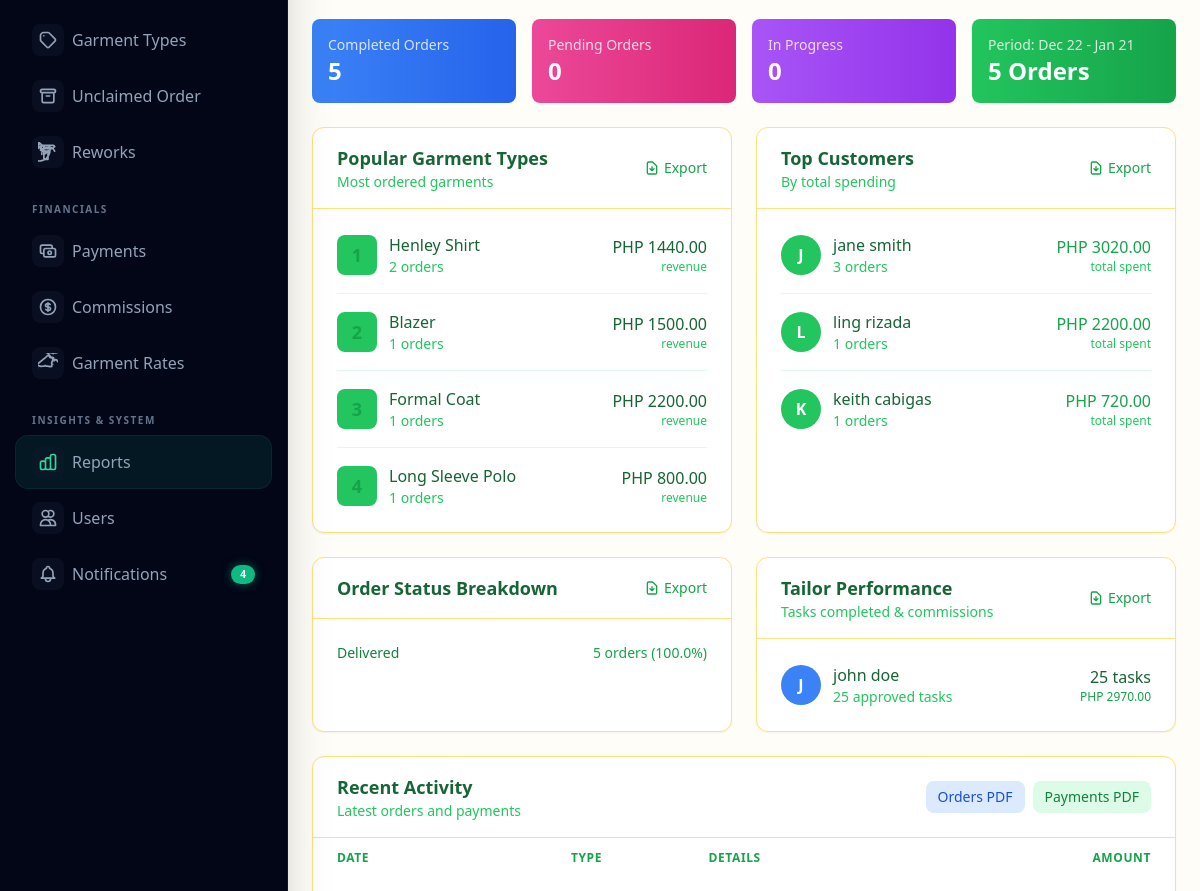
/reports/ (signed in, middle part), run on an earlier commit of the app's database.
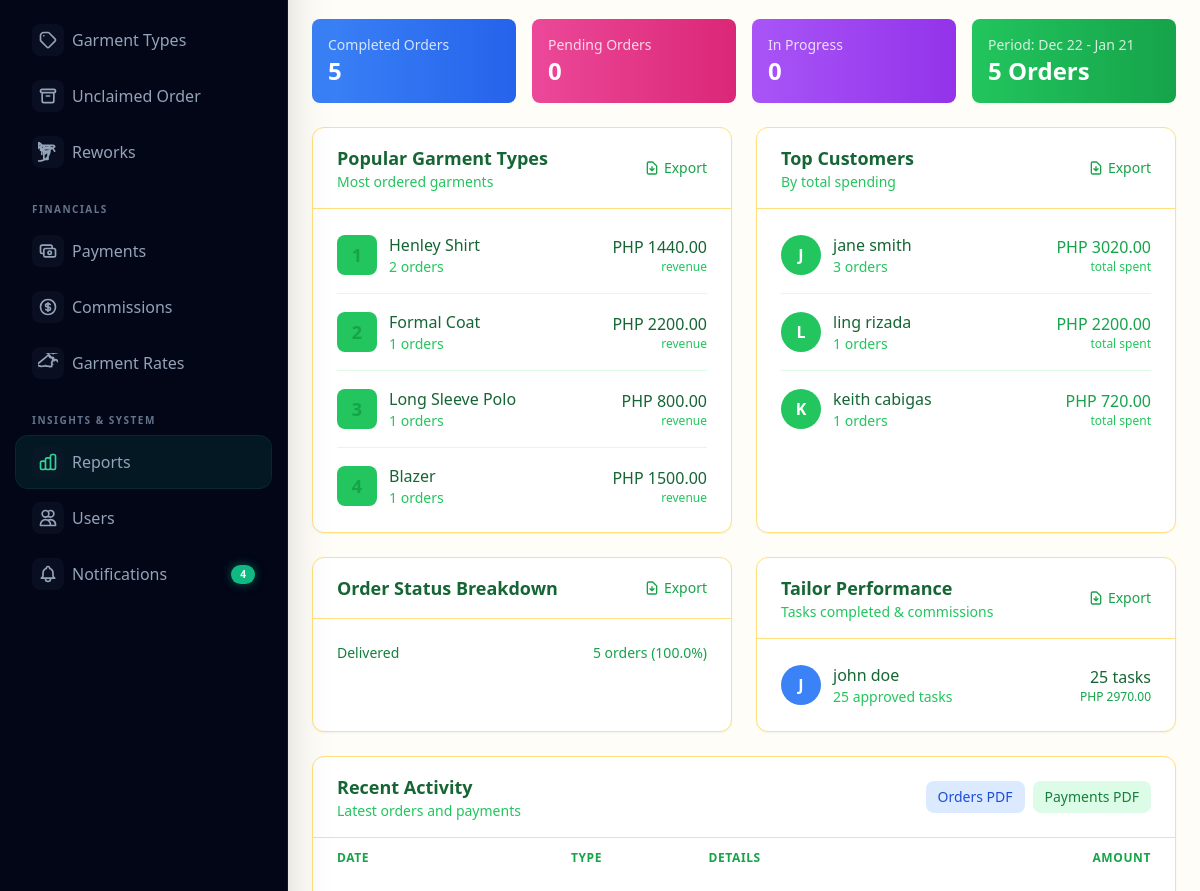
And on a later commit of the database.
### core/models.py (models this page shows, shortened)
class GarmentType(models.Model):
    name = models.CharField(max_length=200)
    description = models.TextField(blank=True)
    garment_category = models.CharField(
        max_length=20,
        choices=[
            ('upper', 'Upper Body'),
            ('lower', 'Lower Body'),
            ('both', 'Upper & Lower (Both)'),
        ],
        default='upper',
        help_text="Category of garment for measurement purposes"
    )
    estimated_fabric_meters = models.DecimalField(
        max_digits=5,
        decimal_places=2,
        help_text="Estimated fabric meters required per garment"
    )
    base_price = models.DecimalField(
        max_digits=10,
        decimal_places=2,
        default=0,
        help_text="Base tailoring price"
    )
    default_tailor = models.ForeignKey(
        User,
        on_delete=models.SET_NULL,
        null=True,
        blank=True,
        related_name='specialized_garments',
        help_text="Default tailor for this garment type"
    )
    created_at = models.DateTimeField(auto_now_add=True)
    updated_at = models.DateTimeField(auto_now=True)
    class Meta:
        ordering = ['name']

class Customer(models.Model):
    name = models.CharField(max_length=200)
    contact_number = models.CharField(max_length=20)
    address = models.TextField(blank=True)
    email = models.EmailField(blank=True)
    created_at = models.DateTimeField(auto_now_add=True)
    updated_at = models.DateTimeField(auto_now=True)
    class Meta:
        ordering = ['-created_at']

### core/views.py (the view)
    def wrapper(request, *args, **kwargs):
        if not request.user.is_authenticated:
            return redirect("login")
        if not hasattr(request.user, "profile") or not request.user.profile.is_admin:
            messages.error(request, "Admin access required.")
            return redirect("dashboard")
        return view_func(request, *args, **kwargs)

### core/context_processors.py (called while the page is built)
def shop_info(request):
    return {
        'SHOP_NAME': getattr(settings, 'SHOP_NAME', 'El Senior Original Tailoring'),
        'SHOP_ADDRESS': getattr(settings, 'SHOP_ADDRESS', ''),
        'SHOP_PHONE': getattr(settings, 'SHOP_PHONE', ''),
    }

def notifications(request):
    if not request.user.is_authenticated:
        return {
            'unread_notification_count': 0,
            'recent_notifications': [],
            'has_unread_notifications': False,
        }
    from .models import Notification
    unread_count = Notification.get_unread_count(request.user)
    recent_notifications = Notification.get_recent_notifications(request.user, limit=10)
    urgent_count = Notification.objects.filter(
        recipient=request.user,
        is_read=False,
        priority__in=['urgent', 'high']
    ).count()
    return {
        'unread_notification_count': unread_count,
        'recent_notifications': recent_notifications,
        'has_unread_notifications': unread_count > 0,
        'urgent_notification_count': urgent_count,
        'has_urgent_notifications': urgent_count > 0,
    }

### core/models.py (called while the page is built)
    @property
    def is_admin(self):
        return self.role == 'admin'

### templates/reports/dashboard.html (shortened to what the changed rows need)
{% extends 'base.html' %}
{% block content %}
<div class="space-y-6">
    <div class="grid grid-cols-1 lg:grid-cols-2 gap-6">
        <div class="bg-white rounded-xl shadow-sm border border-cream-500">
            <div class="px-6 py-4 border-b border-cream-500 flex items-center justify-between">
                <div>
                    <h2 class="text-lg font-semibold text-green-800">Popular Garment Types</h2>
                </div>
            </div>
            <div class="p-6">
                {% if popular_garments %}
                <div class="space-y-4">
                    {% for garment in popular_garments %}
                    <div class="flex items-center justify-between">
                        <div class="flex items-center space-x-3">
                            <div class="w-10 h-10 bg-green-500 rounded-lg flex items-center justify-center">
                                <span class="text-lg font-bold text-green-600">{{ forloop.counter }}</span>
                            </div>
                            <div>
                                <p class="font-medium text-green-800">{{ garment.name }}</p>
                                <p class="text-sm text-green-500">{{ garment.order_count }} orders</p>
                            </div>
                        </div>
                        <div class="text-right">
                            <p class="font-medium text-green-800">PHP {{ garment.total_revenue|floatformat:2|default:"0.00" }}</p>
                            <p class="text-xs text-green-500">revenue</p>
                        </div>
                    </div>
                    {% if not forloop.last %}
                    <hr class="border-green-100">
                    {% endif %}
                    {% endfor %}
                </div>
                {% else %}
                <p class="text-green-500 text-center py-8">No data available for this period</p>
                {% endif %}
            </div>
        </div>
        <div class="bg-white rounded-xl shadow-sm border border-cream-500">
            <div class="px-6 py-4 border-b border-cream-500 flex items-center justify-between">
                <div>
                    <h2 class="text-lg font-semibold text-green-800">Top Customers</h2>
                </div>
            </div>
            <div class="p-6">
                {% if top_customers %}
                <div class="space-y-4">
                    {% for customer in top_customers %}
                    <div class="flex items-center justify-between">
                        <div class="flex items-center space-x-3">
                            <div
                                class="w-10 h-10 bg-green-500 rounded-full flex items-center justify-center text-white font-semibold">
                                {{ customer.name|slice:":1"|upper }}
                            </div>
                            <div>
                                <a href="{% url 'customer_detail' customer.pk %}"
                                    class="font-medium text-green-800 hover:text-green-600">
                                    {{ customer.name }}
                                </a>
                                <p class="text-sm text-green-500">{{ customer.order_count }} orders</p>
                            </div>
                        </div>
                        <div class="text-right">
                            <p class="font-medium text-green-600">PHP {{ customer.total_spent|floatformat:2|default:"0.00" }}</p>
                            <p class="text-xs text-green-500">total spent</p>
                        </div>
                    </div>
                    {% if not forloop.last %}
                    <hr class="border-green-100">
                    {% endif %}
                    {% endfor %}
                </div>
                {% else %}
                <p class="text-green-500 text-center py-8">No data available for this period</p>
                {% endif %}
            </div>
        </div>
    </div>
    <div class="grid grid-cols-1 lg:grid-cols-2 gap-6">
        <div class="bg-white rounded-xl shadow-sm border border-cream-500">
            <div class="px-6 py-4 border-b border-cream-500 flex items-center justify-between">
                <h2 class="text-lg font-semibold text-green-800">Order Status Breakdown</h2>
            </div>
            <div class="p-6">
                <div class="space-y-4">
                    {% for status in order_status_breakdown %}
                    <div>
                        <div class="flex justify-between text-sm mb-1">
                            <span class="text-green-700 capitalize">{{ status.status|title }}</span>
                            <span class="text-green-600 font-medium">{{ status.count }} orders ({{ status.percentage|floatformat:1 }}%)</span>
                        </div>
                        <div class="w-full bg-cream-5000 rounded-full h-2">
                            <div class="h-2 rounded-full
                                {% if status.status == 'completed' or status.status == 'claimed' %}bg-green-500
                                {% elif status.status == 'in_progress' %}bg-blue-500
                                {% elif status.status == 'pending' %}bg-pink-500
                                {% else %}bg-salmon-500{% endif %}" style="width: {{ status.percentage }}%"></div>
                        </div>
                    </div>
                    {% empty %}
                    <p class="text-green-500 text-center py-4">No orders in this period</p>
                    {% endfor %}
                </div>
            </div>
        </div>
        <div class="bg-white rounded-xl shadow-sm border border-cream-500">
            <div class="px-6 py-4 border-b border-cream-500 flex items-center justify-between">
                <div>
                    <h2 class="text-lg font-semibold text-green-800">Tailor Performance</h2>
                </div>
            </div>
            <div class="p-6">
                {% if tailor_performance %}
                <div class="space-y-4">
                    {% for tailor in tailor_performance %}
                    <div class="flex items-center justify-between">
                        <div class="flex items-center space-x-3">
                            <div
                                class="w-10 h-10 bg-blue-500 rounded-full flex items-center justify-center text-white font-semibold">
                                {{ tailor.first_name|slice:":1"|upper|default:tailor.username|slice:":1"|upper }}
                            </div>
                            <div>
                                <p class="font-medium text-green-800">{{ tailor.get_full_name|default:tailor.username }}
                                </p>
                                <p class="text-sm text-green-500">{{ tailor.approved_count }} approved tasks</p>
                            </div>
                        </div>
                        <div class="text-right">
                            <p class="font-medium text-green-800">{{ tailor.total_tasks }} tasks</p>
                            {% if tailor.total_commission %}
                            <p class="text-xs text-green-600">PHP {{ tailor.total_commission|floatformat:2 }}</p>
                            {% endif %}
                        </div>
                    </div>
                    {% endfor %}
                </div>
                {% else %}
                <p class="text-green-500 text-center py-8">No tailor data available</p>
                {% endif %}
            </div>
        </div>
    </div>
    <div class="bg-white rounded-xl shadow-sm border border-cream-500">
        <div class="px-6 py-4 border-b border-cream-500 flex items-center justify-between">
            <div>
                <h2 class="text-lg font-semibold text-green-800">Recent Activity</h2>
            </div>
        </div>
        <div class="overflow-x-auto">
            <table class="w-full">
                <thead class="bg-cream-5000">
                    <tr>
                        <th class="px-6 py-3 text-left text-xs font-semibold text-green-600 uppercase tracking-wider">
                            Date</th>
                        <th class="px-6 py-3 text-left text-xs font-semibold text-green-600 uppercase tracking-wider">
                            Type</th>
                        <th class="px-6 py-3 text-left text-xs font-semibold text-green-600 uppercase tracking-wider">
                            Details</th>
                        <th class="px-6 py-3 text-right text-xs font-semibold text-green-600 uppercase tracking-wider">
                            Amount</th>
                    </tr>
                </thead>
            </table>
        </div>
    </div>
</div>
{% endblock %}

What changed in the data, as far as the page shows it:
changed GarmentType "Blazer": moves down the list
